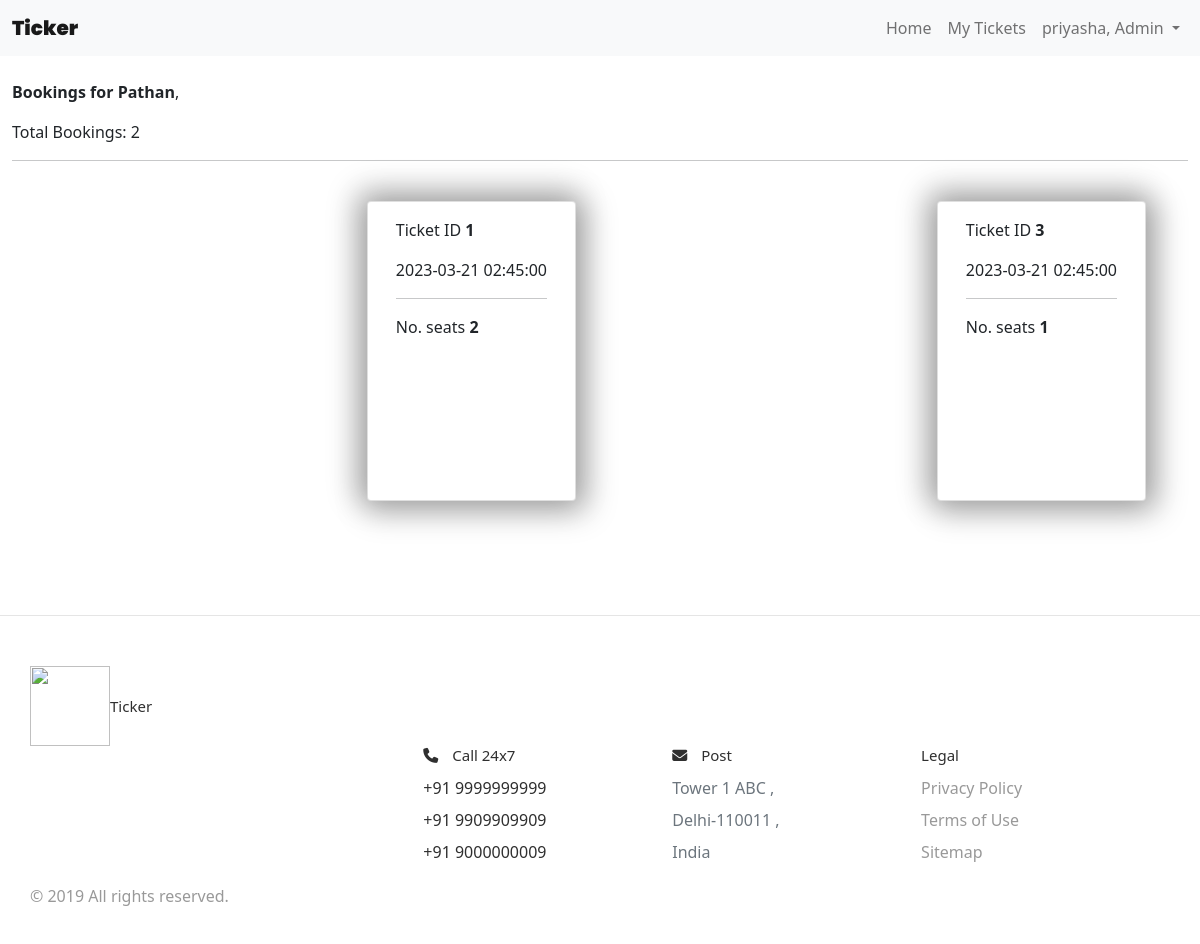
Screenshot of /show_tickets/1 (signed in) with the database file from the repository.
### website/models.py (models this page shows)
class RegisteredUser(db.Model, UserMixin):
    id = db.Column(db.Integer, primary_key=True)
    email = db.Column(db.String(100), unique=True)
    pas = db.Column(db.String(100))
    name = db.Column(db.String(100))
    is_admin = db.Column(db.Boolean)
    theater = db.relationship('Theaters')
    movie = db.relationship('Movie')
    show = db.relationship('Show')
    booked_ti = db.relationship('Ticket')

class Show(db.Model):
    id = db.Column(db.Integer, primary_key=True)
    screened_m = db.Column(db.Integer, db.ForeignKey('movie.id'))
    t_in = db.Column(db.Integer, db.ForeignKey('theaters.id'))
    movie = db.Column(db.String(100))
    t = db.Column(db.String(100))
    address_t = db.Column(db.String(100))
    datetime = db.Column(db.DateTime(timezone=True), default=func.now())
    t_admin_id = db.Column(db.Integer, db.ForeignKey('registered_user.id'))
    available_seats = db.Column(db.Integer)
    cost = db.Column(db.Integer)
    booked_ti = db.relationship('Ticket')

class Ticket(db.Model):
    id = db.Column(db.Integer, primary_key=True)
    booked_show = db.Column(db.Integer, db.ForeignKey('show.id'))
    booked_m = db.Column(db.Integer, db.ForeignKey('movie.id'))
    booked_t = db.Column(db.Integer, db.ForeignKey('theaters.id'))
    user = db.Column(db.Integer, db.ForeignKey('registered_user.id'))
    movie = db.Column(db.String(100))
    t = db.Column(db.String(100))
    address_t = db.Column(db.String(100))
    total_seats = db.Column(db.Integer)
    cost = db.Column(db.Integer)
    timinig_s = db.Column(db.DateTime(timezone=True), default=func.now())

### website/views.py (the view)
@view.route('show_tickets/<int:id>')
@login_required
def show_tickets(id):
    if current_user.is_admin:    # == True
        ti = Ticket.query.filter_by(booked_show=int(id)).all()
        show = Show.query.get(int(id))
        return render_template('show_tickets.html', user=current_user, tickets=ti, show=show, ticket_count=len(ti))
    else:
        return render_template('home.html', user=current_user, movies=movies)

### website/__init__.py (called while the page is built)
def create_app():
    app = Flask(__name__)
    app.config['SECRET_KEY'] = 'hjshjhdjah kjshkjdhjs'
    app.config['SQLALCHEMY_DATABASE_URI'] = 'sqlite:///' + DB_NAME
    db.init_app(app)
    from .views import view
    from .auth import auth
    app.register_blueprint(view, url_prefix='/')
    app.register_blueprint(auth, url_prefix='/')
    from .models import RegisteredUser, Theaters, Movie, Show
    create_database(app)
    login_manager = LoginManager()
    login_manager.login_view = 'auth.login'
    login_manager.init_app(app)
    @login_manager.user_loader
    def load_user(id):
        return RegisteredUser.query.get(int(id))
    return app

### website/templates/show_tickets.html (shortened to what this page needs)
{% extends "base.html" %}
{% block content %}
<nav class="navbar navbar-expand-lg navbar-light bg-light">
    <div class="container-fluid">
      <a class="navbar-brand" style="font-weight: 1000; font-family: 'Poppins', sans-serif" href="#">Ticker</a>
      <div class="collapse navbar-collapse d-md-flex justify-content-md-end" id="navbarNavDropdown">
        <ul class="navbar-nav navbar-nav mr-auto">
          <li class="nav-item">
            <a class="nav-link" aria-current="page" href="/">Home</a>
          </li>
          {% if user.is_authenticated %}
          <li class="nav-item">
            {% if user.is_theatre_admin %}
              <a class="nav-link active" href="/my_theaters">Theater</a>
              <a class="nav-link" href="/movies">Movies</a>
          </li>
          {% else %}
          <a class="nav-link" href="/my_tickets">My Tickets</a>
          {% endif %}
          {% endif %}
          </li>
          {% if user.is_authenticated %}
          <li class="nav-item dropdown">
            <a class="nav-link dropdown-toggle" href="#" id="navbarDropdown" role="button" data-bs-toggle="dropdown" aria-expanded="false">
              {% if user.is_admin %}
                {{ user.name }}, Admin
              {% else %}
                {{ user.name }}
              {% endif %}
            </a>
          </li>
          {% else %}
          <li class="nav-item justify-content-end">
            <a class="nav-link" href="/login">Login</a>
          </li>
          {% endif %}
        </ul>
      </div>
    </div>
  </nav>
<div class="container-fluid align-self-center">
    <br/><p><strong >Bookings for {{ show.movie }}</strong>, {{ show.theater }}</p>
    <p>Total Bookings: {{ ticket_count }}</p><hr/>
    <div class="container pt-4 pb-4">
        <div class="row row-cols-auto">
        {% for ticket in tickets %}
        <div class="card" style="margin-right:24px">
            <div class="card-body">
              <p class="card-text">Ticket ID <strong>{{ ticket.id }}</strong></p>
              <p class="card-text">{{ ticket.timinig_s }}</p>
              <hr/>
              <p class="card-text">No. seats <strong>{{ ticket.total_seats }}</strong></p>
            </div>
          </div>
        {% endfor %}
        </div>
      </div>
    </div>
{% endblock %}

### website/static/styles.css (style rules this page uses)
*, *::before, *::after { margin: 0; padding: 0; outline: 0; box-sizing: border-box; text-decoration: none; list-style: none; border: none; }
body { font-family: 'Poppins', sans-serif; color: #322f2f; background-color: #ffffff; overflow-x: hidden; background-color: hsl(252, 30%, 95%); }
.container { width: 80%; margin: 0 auto; }
nav { width: 100%; background-color: #fff; padding: 0.7rem 0; position: fixed; top: 0; z-index: 10; }
.card { box-shadow: 0 0 2rem red; }
.card { margin: 30px auto; width: 225px; height: 300px; border-radius: 40px; box-shadow: 5px 5px 30px 7px rgba(0,0,0,0.25), -5px -5px 30px 7px rgba(0,0,0,0.22); cursor: pointer; transition: 0.4s; margin-bottom: 90px; }
*, *:before, *:after { box-sizing: border-box; }
html { font-size: 100%; }
body { font-family: acumin-pro, system-ui, sans-serif; margin: 0; display: grid; grid-template-rows: auto 1fr auto; font-size: 14px; background-color: #f4f4f4; align-items: start; min-height: 100vh; }

### rows the page displays
RegisteredUser: name "priyasha"
Show: movie "Pathan"
Ticket: id "1", timinig_s "2023-03-21 02:45:00", total_seats "2"
Ticket: id "3", timinig_s "2023-03-21 02:45:00", total_seats "1"

### other values shown
{{ ticket_count }} "2"
